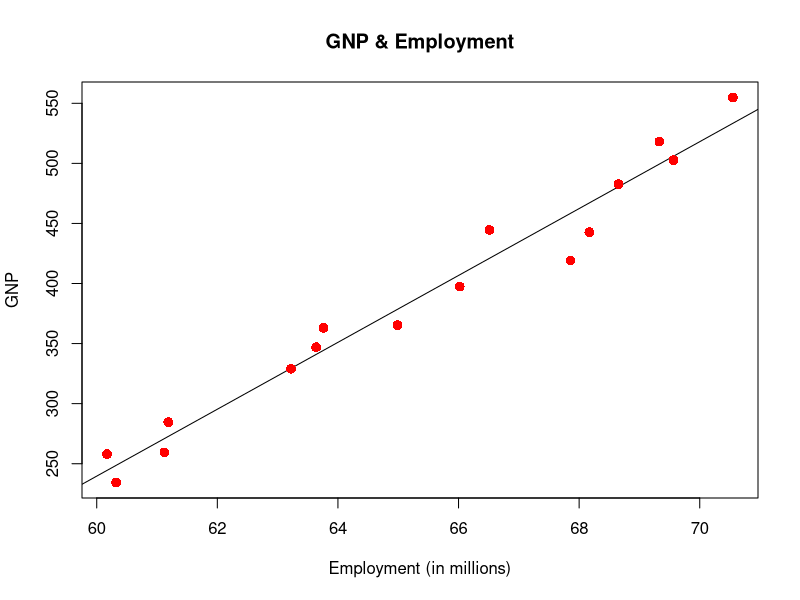

Reproduce this figure in R.
library(datasets)
print(head(longley))
relation <- lm(longley$GNP~longley$Employed)
print(relation)

plot(longley$Employed,longley$GNP,col = "red",main = "GNP & Employment",
     abline(lm(longley$GNP~longley$Employed)),cex = 1.3,pch = 16,xlab = "Employment (in millions)",ylab = "GNP")

b=relation$coefficients[1]
a=relation$coefficients[2]

print("What is your predicted GNP for a year with employment at 62.2 million?")
employment=62.2
gnp=a*employment + b
print(paste("Predicted GNP is ",gnp))

